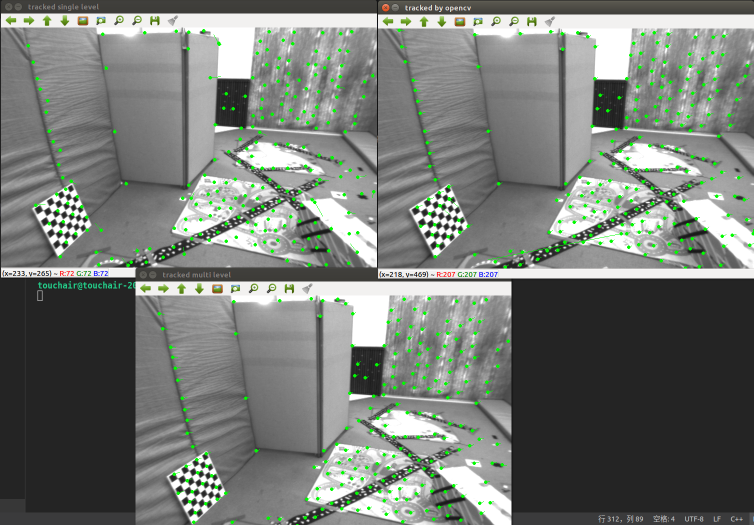
//> input picture 第6章-直接法视觉里程计/images/1.png, 1507 x 1050 px (shown at 1/2 size)
$ ./optical_flow   (built with g++ and OpenCV 4)
//> lines starting //> are read from the running program, lines starting //| are printed output that depends on the picture
#include <opencv2/opencv.hpp>
#include <string>
#include <Eigen/Core>
#include <Eigen/Dense>

using namespace std;
using namespace cv;

// this program shows how to use optical flow

string file_1 = "/home/touchair/下载/视觉SLAM课程/L6/code/1.png";  // first image
string file_2 = "/home/touchair/下载/视觉SLAM课程/L6/code/2.png";  // second image

// TODO implement this funciton
/**
 * single level optical flow
 * @param [in] img1 the first image
 * @param [in] img2 the second image
 * @param [in] kp1 keypoints in img1
 * @param [in|out] kp2 keypoints in img2, if empty, use initial guess in kp1
 * @param [out] success true if a keypoint is tracked successfully
 * @param [in] inverse use inverse formulation?
 */
void OpticalFlowSingleLevel(
        const Mat &img1,
        const Mat &img2,
        const vector<KeyPoint> &kp1,
        vector<KeyPoint> &kp2,
        vector<bool> &success,
        bool inverse = false
);

// TODO implement this funciton
/**
 * multi level optical flow, scale of pyramid is set to 2 by default
 * the image pyramid will be create inside the function
 * @param [in] img1 the first pyramid
 * @param [in] img2 the second pyramid
 * @param [in] kp1 keypoints in img1
 * @param [out] kp2 keypoints in img2
 * @param [out] success true if a keypoint is tracked successfully
 * @param [in] inverse set true to enable inverse formulation
 */
void OpticalFlowMultiLevel(
        const Mat &img1,
        const Mat &img2,
        const vector<KeyPoint> &kp1,
        vector<KeyPoint> &kp2,
        vector<bool> &success,
        bool inverse = false
);

/**
 * get a gray scale value from reference image (bi-linear interpolated)
 * @param img
 * @param x
 * @param y
 * @return
 */
inline float GetPixelValue(const cv::Mat &img, float x, float y) {
    uchar *data = &img.data[int(y) * img.step + int(x)];
    float xx = x - floor(x);
    float yy = y - floor(y);
    return float(
            (1 - xx) * (1 - yy) * data[0] +
            xx * (1 - yy) * data[1] +
            (1 - xx) * yy * data[img.step] +
            xx * yy * data[img.step + 1]
    );
}


int main(int argc, char **argv) {

    // images, note they are CV_8UC1, not CV_8UC3
    Mat img1 = imread(file_1, 0);
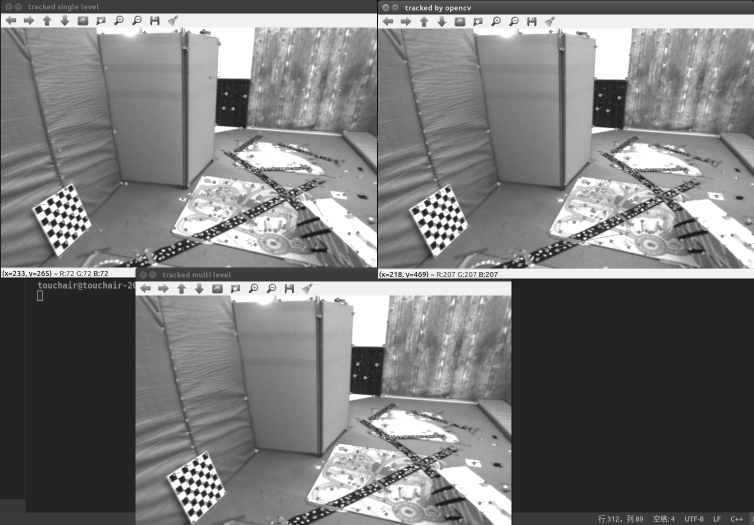
//> img1: 1050 rows x 1507 cols, CV_8UC1 (shown at 1/2 size); min 0, max 255, mean 120.5
    Mat img2 = imread(file_2, 0);
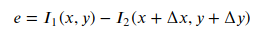
//> input picture 第6章-直接法视觉里程计/images/2.png, 264 x 36 px
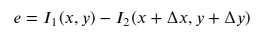
//> img2: 36 rows x 264 cols, CV_8UC1; min 0, max 255, mean 243.9

    // key points, using GFTT here.
    vector<KeyPoint> kp1;
    Ptr<GFTTDetector> detector = GFTTDetector::create(500, 0.01, 20); // maximum 500 keypoints
    detector->detect(img1, kp1);
//> kp1 = 500 keypoints; strongest (x, y, size): (848, 547, 3), (61, 552, 3), (93, 544, 3), (815, 554, 3)

    // [7 lines of commented-out code are left out]
    vector<KeyPoint> kp2_single;
    vector<bool> success_single;
    OpticalFlowSingleLevel(img1, img2, kp1, kp2_single, success_single, true);
//> the loop in OpticalFlowSingleLevel, `for (size_t i = 0; i < kp1.size(); i++)` made 500 passes
//> after the loop in OpticalFlowSingleLevel, `for (size_t i = 0; i < kp1.size(); i++)`: success = 500 values, max 1 at index 0, min 0 at index 5, mean 0.984; kp2 has the same summary as kp1 outside OpticalFlowSingleLevel
//> kp2_single has the same summary as kp1; success_single has the same summary as success in OpticalFlowSingleLevel

    // then test multi-level LK
    vector<KeyPoint> kp2_multi;
    vector<bool> success_multi;
    OpticalFlowMultiLevel(img1, img2, kp1, kp2_multi, success_multi, true);
//> the loop in OpticalFlowMultiLevel, `for (int i = 0; i < pyramids; i++)` made 4 passes
//> pass 2, in OpticalFlowMultiLevel, `cv::resize(img1, dst1, Size(), scales[i], scales[i]);`:
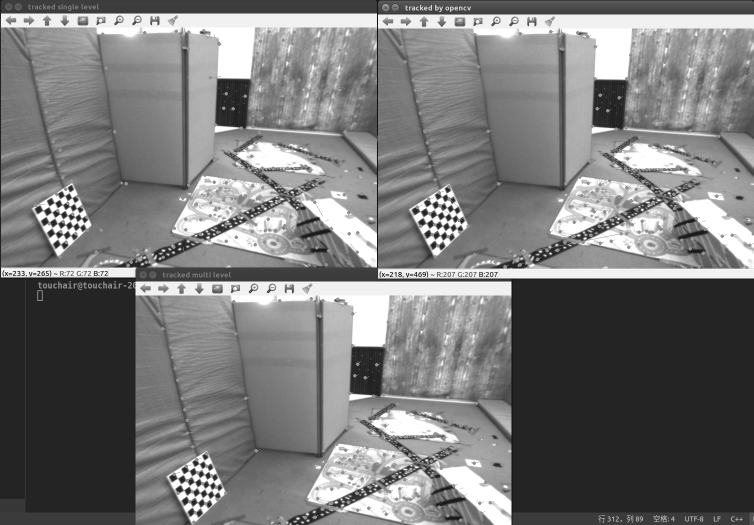
//> dst1: 525 rows x 754 cols, CV_8UC1; min 12, max 255, mean 120.6
//> pass 3, in OpticalFlowMultiLevel, `cv::resize(img1, dst1, Size(), scales[i], scales[i]);`:
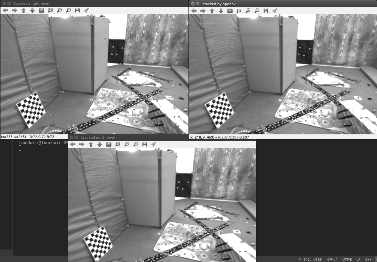
//> dst1: 262 rows x 377 cols, CV_8UC1; min 23, max 255, mean 120.6
//> the loop in OpticalFlowMultiLevel, `for(auto &kp:kp1)` made 500 passes
//> after the loop in OpticalFlowMultiLevel, `for(auto &kp:kp1)`: kp1_pyr = 500 keypoints; strongest (x, y, size): (106, 68, 3), (8, 69, 3), (12, 68, 3), (102, 69, 3); kp2_pyr has the same summary as kp1_pyr
//> the loop in OpticalFlowMultiLevel, `for(auto &kp : kp2_pyr)` made 500 passes
//> after the loop in OpticalFlowMultiLevel, `for(auto &kp : kp2_pyr)`: kp2 = 500 keypoints; strongest (x, y, size): (854, 534, 3), (53, 551, 3), (101, 548, 3), (815, 542, 3)
//> kp2_multi has the same summary as kp2 in OpticalFlowMultiLevel; success_multi = 500 values, max 1 at index 0, min 0 at index 5, mean 0.978

    // use opencv's flow for validation
    vector<Point2f> pt1, pt2;
    for (auto &kp: kp1) pt1.push_back(kp.pt);
//> this loop made 500 passes
//> after the loop, pt1 = 500 Points (x, y), first 12: [848, 547], [61, 552], [93, 544], [815, 554], [792, 544], [2, 554], [26, 551], [189, 544], [968, 546], [756, 556], [212, 544], [1022, 563]
    vector<uchar> status;
    vector<float> error;
//> (the run ends here: the program stops with an error, at `cv::calcOpticalFlowPyrLK(img1, img2, pt1, pt2, status, error, cv::Size..`)
